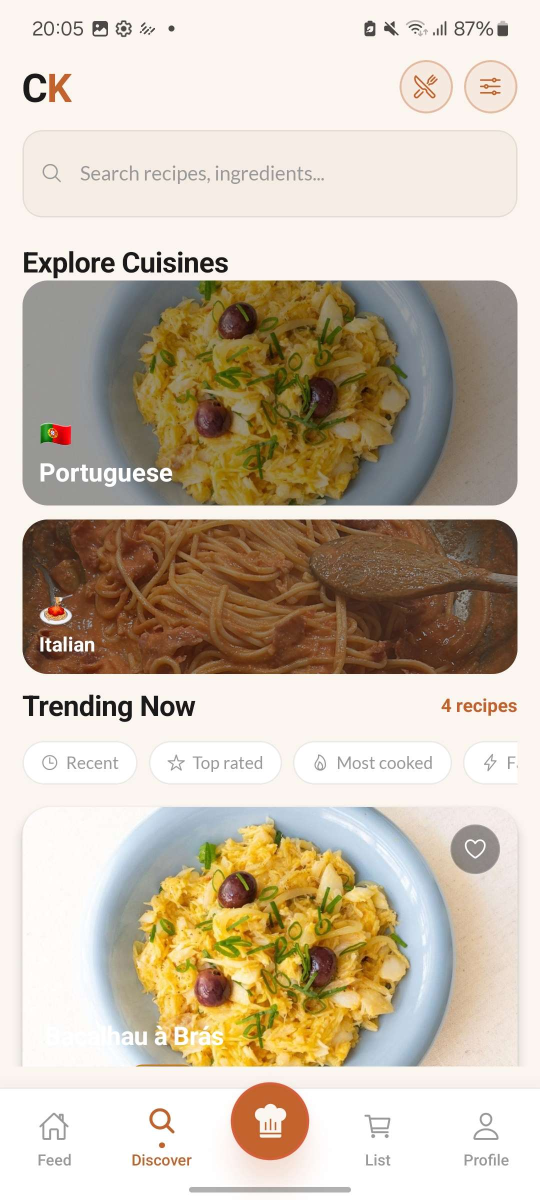
#> input picture exemplo/Screenshot_20260507_200535_CookIt.jpg, 1080 x 2400 px (shown at 1/2 size)
$ python generate_promo.py
#> lines starting #> are read from the running program, lines starting #| are printed output that depends on the picture; after the words box and inside, x2 and y2 are one past the last pixel; in counts of white or black regions, pixels touching at a corner belong together
"""
Generate 6 promotional Play Store screenshots (1080x1920, 9:16)
Each slide: gradient background + headline + phone mockup with real screenshot + CookIt logo
"""
import os
from PIL import Image, ImageDraw, ImageFont, ImageFilter

DIR = os.path.dirname(os.path.abspath(__file__))
OUT = os.path.join(DIR, "promo")
os.makedirs(OUT, exist_ok=True)

W, H = 1080, 1920

# ── Slide definitions ──
SLIDES = [
    {
        "headline": "Discover recipes\nfrom around\nthe world",
        "sub": "Explore cuisines from different\ncultures and find your next favourite meal",
        "screenshot": "Screenshot_20260507_200535_CookIt.jpg",
        "bg_colors": [(251,245,239), (237,224,208), (194,98,45)],
        "text_dark": True,
    },
    {
        "headline": "Step by step\ndetailed recipes",
        "sub": "Ingredients, timings, difficulty\nand ratings — everything you need",
        "screenshot": "Screenshot_20260507_200143_CookIt.jpg",
        "bg_colors": [(26,26,26), (61,32,16), (194,98,45)],
        "text_dark": False,
    },
    {
        "headline": "Cook with\nconfidence",
        "sub": "Follow preparation steps\nand rate every recipe you try",
        "screenshot": "Screenshot_20260507_200154_CookIt.jpg",
        "bg_colors": [(251,245,239), (237,224,208), (139,61,24)],
        "text_dark": True,
    },
    {
        "headline": "Build your\nchef profile",
        "sub": "Track your recipes, achievements\nand cooking calendar",
        "screenshot": "Screenshot_20260507_200207_CookIt.jpg",
        "bg_colors": [(237,224,208), (212,168,83), (194,98,45)],
        "text_dark": False,
    },
    {
        "headline": "Smart\nshopping list",
        "sub": "Add ingredients straight from\nrecipes and organise your shopping",
        "screenshot": "Screenshot_20260507_200251_CookIt.jpg",
        "bg_colors": [(251,245,239), (212,168,83), (139,61,24)],
        "text_dark": True,
    },
    {
        "headline": "Share your\ncreations",
        "sub": "Publish recipes, choose cuisine,\ndifficulty and ingredients in seconds",
        "screenshot": "Captura de ecrã 2026-05-07 200754.png",
        "bg_colors": [(26,26,26), (45,26,14), (212,168,83)],
        "text_dark": False,
    },
]

# ── Helpers ──

def lerp_color(c1, c2, t):
    return tuple(int(a + (b - a) * t) for a, b in zip(c1, c2))

def make_gradient(w, h, colors):
    """3-stop vertical gradient."""
#> called with w = 1080, h = 1920
    img = Image.new("RGB", (w, h))
#> img: PIL image 1080x1920 RGB; every value is 0
    draw = ImageDraw.Draw(img)
    mid = len(colors) // 2
    for y in range(h):
        t = y / h
        if t < 0.5:
            c = lerp_color(colors[0], colors[mid], t * 2)
        else:
            c = lerp_color(colors[mid], colors[-1], (t - 0.5) * 2)
        draw.line([(0, y), (w, y)], fill=c)
    return img

def draw_rounded_rect(draw, xy, radius, fill):
    x0, y0, x1, y1 = xy
    draw.rounded_rectangle(xy, radius=radius, fill=fill)

def make_phone_frame(screenshot_path, frame_w=460, frame_h=940):
    """Create a phone mockup with the screenshot inside."""
    bezel = 12
    corner = 44
    inner_w = frame_w - bezel * 2
    inner_h = frame_h - bezel * 2
    inner_corner = corner - 6

    # Frame (dark background)
    frame = Image.new("RGBA", (frame_w, frame_h), (0, 0, 0, 0))
    draw = ImageDraw.Draw(frame)

    # Phone body
    draw_rounded_rect(draw, (0, 0, frame_w, frame_h), corner, (30, 30, 30, 255))

    # Subtle edge highlight
    draw_rounded_rect(draw, (1, 1, frame_w - 1, frame_h - 1), corner, (40, 40, 40, 255))
    draw_rounded_rect(draw, (2, 2, frame_w - 2, frame_h - 2), corner, (30, 30, 30, 255))

    # Screen area (white bg as fallback)
    draw_rounded_rect(draw, (bezel, bezel, frame_w - bezel, frame_h - bezel), inner_corner, (251, 245, 239, 255))

    # Load and paste screenshot
    sc_path = os.path.join(DIR, screenshot_path)
    if os.path.exists(sc_path):
        sc = Image.open(sc_path).convert("RGBA")
        sc = sc.resize((inner_w, inner_h), Image.LANCZOS)

        # Create rounded mask for screen
        mask = Image.new("L", (inner_w, inner_h), 0)
        mask_draw = ImageDraw.Draw(mask)
        mask_draw.rounded_rectangle((0, 0, inner_w, inner_h), radius=inner_corner, fill=255)

        screen_layer = Image.new("RGBA", (frame_w, frame_h), (0, 0, 0, 0))
        screen_layer.paste(sc, (bezel, bezel), mask)
        frame = Image.alpha_composite(frame, screen_layer)

    # Notch
    draw2 = ImageDraw.Draw(frame)
    notch_w, notch_h = 140, 28
    notch_x = (frame_w - notch_w) // 2
    draw2.rounded_rectangle(
        (notch_x, 0, notch_x + notch_w, notch_h),
        radius=14, fill=(30, 30, 30, 255)
    )

    return frame

def add_shadow(img, offset=(0, 20), radius=40, opacity=80):
    """Add drop shadow behind phone frame."""
    shadow = Image.new("RGBA", img.size, (0, 0, 0, 0))
    shadow_layer = Image.new("RGBA", img.size, (0, 0, 0, opacity))

    # Use alpha channel of phone as shadow mask
    mask = img.split()[3]
    shadow.paste(shadow_layer, offset, mask)

    # Blur the shadow
    shadow_rgb = shadow.convert("RGB").filter(ImageFilter.GaussianBlur(radius))
    shadow_a = shadow.split()[3].filter(ImageFilter.GaussianBlur(radius))
    shadow = Image.merge("RGBA", (*shadow_rgb.split(), shadow_a))

    # Composite: shadow behind phone
    result = Image.new("RGBA", img.size, (0, 0, 0, 0))
    result = Image.alpha_composite(result, shadow)
    result = Image.alpha_composite(result, img)
    return result

def get_font(bold=False, size=72):
    """Try to load nice fonts, fallback to default."""
    font_names = []
    if bold:
        font_names = [
            "C:/Windows/Fonts/Georgia Bold.ttf",
            "C:/Windows/Fonts/georgiab.ttf",
            "C:/Windows/Fonts/timesbd.ttf",
            "C:/Windows/Fonts/arialbd.ttf",
        ]
    else:
        font_names = [
            "C:/Windows/Fonts/Georgia.ttf",
            "C:/Windows/Fonts/georgia.ttf",
            "C:/Windows/Fonts/times.ttf",
            "C:/Windows/Fonts/arial.ttf",
        ]
    for fn in font_names:
        if os.path.exists(fn):
            try:
                return ImageFont.truetype(fn, size)
            except:
                pass
    return ImageFont.load_default()

def draw_text_block(draw, text, xy, font, fill, line_spacing=1.15):
    x, y = xy
    lines = text.split("\n")
    for line in lines:
        bbox = draw.textbbox((0, 0), line, font=font)
        draw.text((x, y), line, font=font, fill=fill)
        line_h = bbox[3] - bbox[1]
        y += int(line_h * line_spacing)
    return y

def draw_accent_line(draw, x, y, color):
    draw.rounded_rectangle((x, y, x + 80, y + 8), radius=4, fill=color)

def draw_logo(draw, x, y, dark=True):
    font = get_font(bold=True, size=50)
    c_color = (26, 26, 26) if dark else (255, 255, 255)
    k_color = (194, 98, 45) if dark else (212, 168, 83)
    draw.text((x, y), "Cook", font=font, fill=c_color)
    bbox = draw.textbbox((x, y), "Cook", font=font)
    draw.text((bbox[2], y), "It", font=font, fill=k_color)

# ── Generate slides ──

for i, slide in enumerate(SLIDES):
    print(f"Generating slide {i+1}/6: {slide['headline'].split(chr(10))[0]}...")

    # Background gradient
    bg = make_gradient(W, H, slide["bg_colors"])
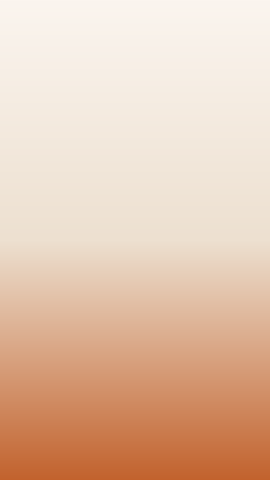
#> bg: PIL image 1080x1920 RGB (shown at 1/4 size); mean R, G, B 229.3, 197.3, 174.6
    bg = bg.convert("RGBA")
#> bg: PIL image 1080x1920 RGBA

    # Decorative circle (subtle)
    circle = Image.new("RGBA", (W, H), (0, 0, 0, 0))
#> circle: PIL image 1080x1920 RGBA; every value is 0
    cdraw = ImageDraw.Draw(circle)
    cdraw.ellipse((W - 350, -200, W + 250, 400), fill=(255, 255, 255, 12))
    cdraw.ellipse((-200, H - 350, 350, H + 100), fill=(255, 255, 255, 8))
    bg = Image.alpha_composite(bg, circle)

    draw = ImageDraw.Draw(bg)

    # Colors
    is_dark = slide["text_dark"]
    h_color = (26, 26, 26) if is_dark else (255, 255, 255)
    s_color = (85, 85, 85) if is_dark else (255, 255, 255, 180)
    s_color_rgb = (85, 85, 85) if is_dark else (220, 220, 220)
    accent_color = (194, 98, 45) if is_dark else (212, 168, 83)

    # ── Text section (top) ──
    text_x = 80
    text_y = 120

    # Accent line
    draw_accent_line(draw, text_x, text_y, accent_color)
    text_y += 50

    # Headline
    h_font = get_font(bold=True, size=78)
    text_y = draw_text_block(draw, slide["headline"], (text_x, text_y), h_font, h_color, 1.12)
#> text_y = 199
    text_y += 24
#> text_y = 223

    # Subtitle
    s_font = get_font(bold=False, size=34)
    text_y = draw_text_block(draw, slide["sub"], (text_x, text_y), s_font, s_color_rgb, 1.35)
#> text_y = 251

    # ── Phone mockup (center-bottom) ──
    phone_w, phone_h = 480, 980
    phone = make_phone_frame(slide["screenshot"], phone_w, phone_h)
#> in make_phone_frame, `frame = Image.alpha_composite(frame, screen_layer)`:
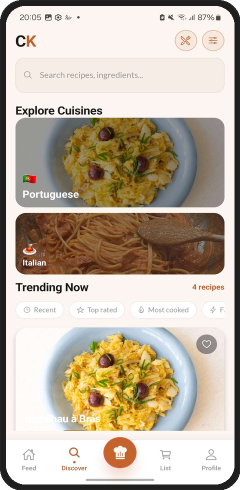
#> frame: PIL image 480x980 RGBA (shown at 1/2 size); mean R, G, B, A 189.4, 177, 160.4, 254.2; transparent parts drawn white

    # Add shadow
    phone_canvas = Image.new("RGBA", (phone_w + 80, phone_h + 80), (0, 0, 0, 0))
#> phone_canvas: PIL image 560x1060 RGBA; every value is 0
    phone_canvas.paste(phone, (40, 20), phone)
    phone_with_shadow = add_shadow(phone_canvas, offset=(0, 15), radius=30, opacity=70)
#> in add_shadow, `mask = img.split()[3]`:
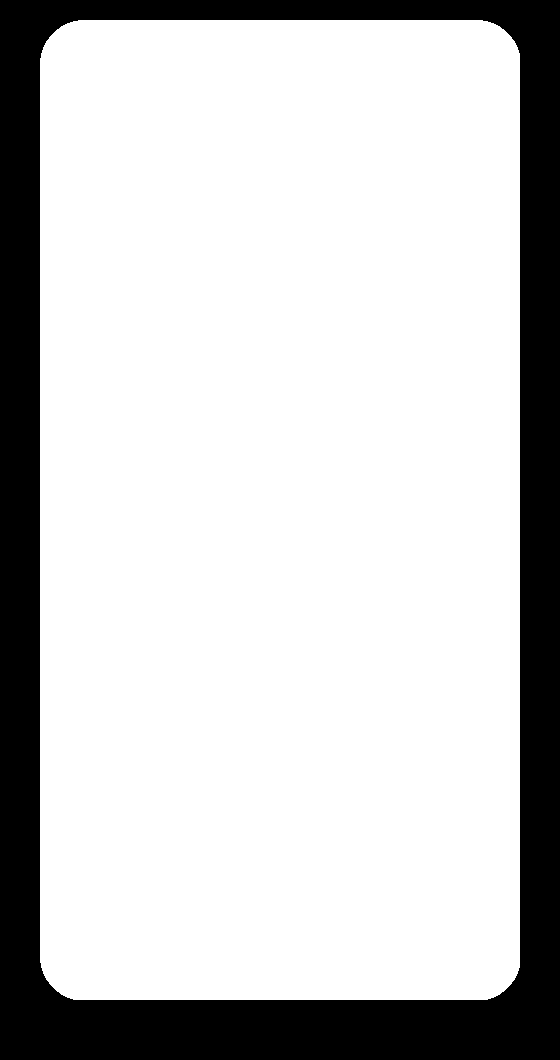
#> mask: PIL image 560x1060 L; 79% white; 1 black region, box (x1, y1, x2, y2) and area: (0, 0, 560, 1060) 124757
#> in add_shadow, `shadow_a = shadow.split()[3].filter(ImageFilter.GaussianBlur(radius))`:
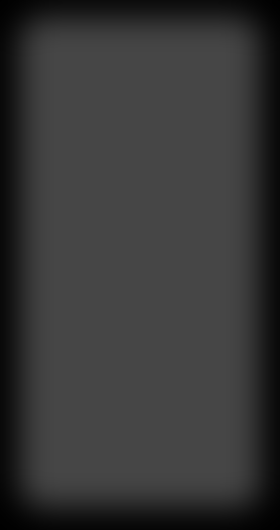
#> shadow_a: PIL image 560x1060 L (shown at 1/2 size); min 0, max 70, mean 55
#> in add_shadow, `shadow = Image.merge("RGBA", (*shadow_rgb.split(), shadow_a))`:
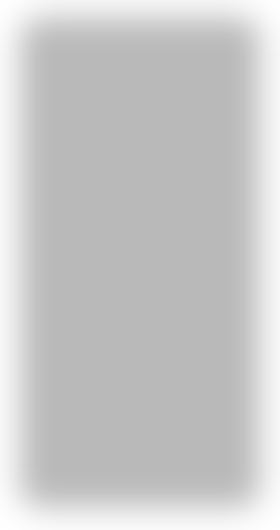
#> shadow: PIL image 560x1060 RGBA (shown at 1/2 size); mean R, G, B, A 0, 0, 0, 55; transparent parts drawn white
#> in add_shadow, `result = Image.alpha_composite(result, img)`:
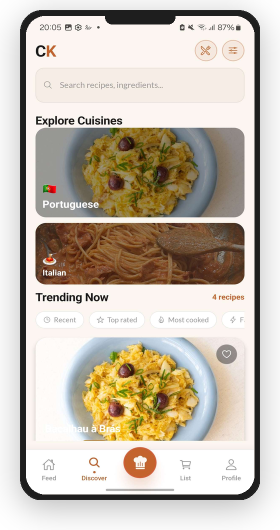
#> result: PIL image 560x1060 RGBA (shown at 1/2 size); mean R, G, B, A 149.2, 139.4, 126.3, 205.3; transparent parts drawn white

    # Position phone
    phone_x = (W - phone_with_shadow.width) // 2
    phone_y = text_y + 40
#> phone_y = 291
    # Make sure phone doesn't overflow — adjust if needed
    max_phone_y = H - phone_with_shadow.height - 100
    phone_y = min(phone_y, max_phone_y)

    bg.paste(phone_with_shadow, (phone_x, phone_y), phone_with_shadow)
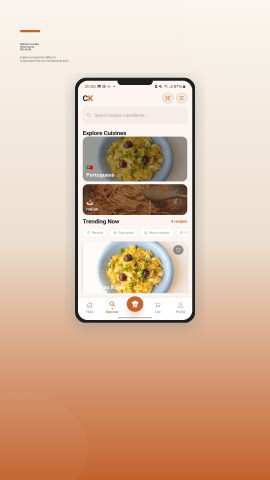
#> bg: PIL image 1080x1920 RGBA (shown at 1/4 size); mean R, G, B, A 217.3, 186.5, 163.7, 254; transparent parts drawn white

    # ── Logo at bottom ──
    draw = ImageDraw.Draw(bg)
    logo_y = H - 90
    draw_logo(draw, (W - 200) // 2, logo_y, dark=is_dark)

    # ── Save ──
    out_path = os.path.join(OUT, f"promo_{i+1}.png")
    bg = bg.convert("RGB")
#> bg: PIL image 1080x1920 RGB
    bg.save(out_path, "PNG", optimize=True)
    print(f"  -> Saved: {out_path}")
#> pass 2 of the loop `for i, slide in enumerate(SLIDES):`:
#> `bg = make_gradient(W, H, slide["bg_colors"])`:
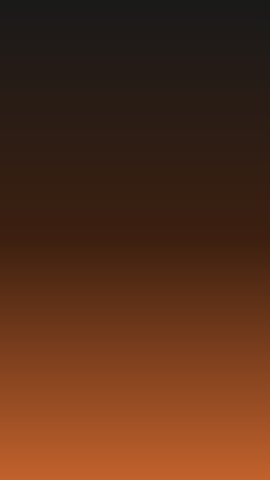
#> bg: PIL image 1080x1920 RGB (shown at 1/4 size); mean R, G, B 85, 46.5, 25.2
#> `text_y = draw_text_block(draw, slide["headline"], (text_x, text_y), h_..`: text_y = 192
#> `text_y += 24`: text_y = 216
#> `text_y = draw_text_block(draw, slide["sub"], (text_x, text_y), s_font,..`: text_y = 243
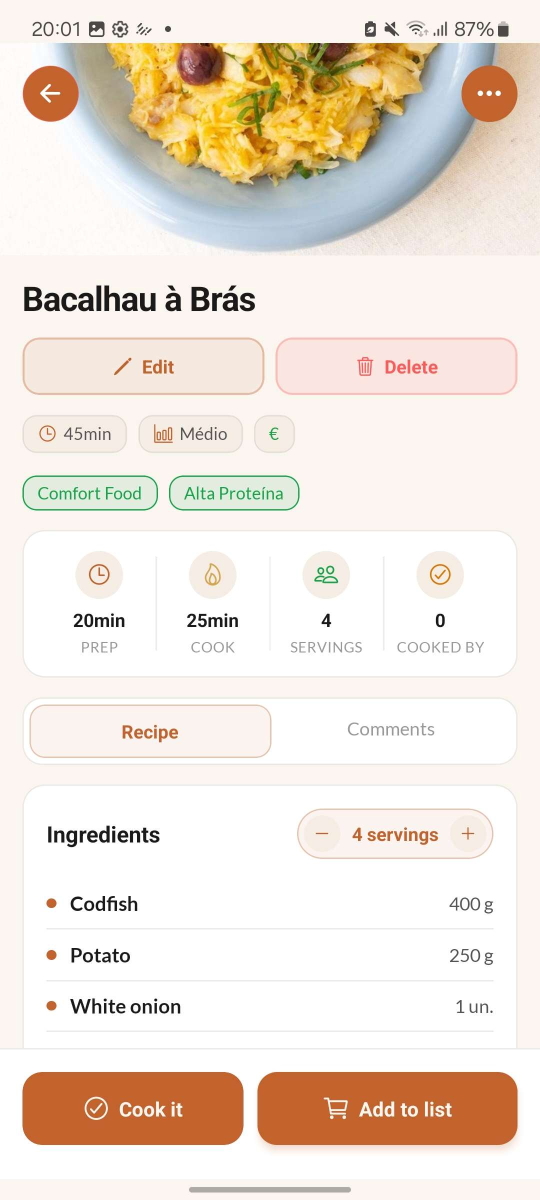
#> input picture exemplo/Screenshot_20260507_200143_CookIt.jpg, 1080 x 2400 px (shown at 1/2 size)
#> phone_y = 283
#> `bg.paste(phone_with_shadow, (phone_x, phone_y), phone_with_shadow)`:
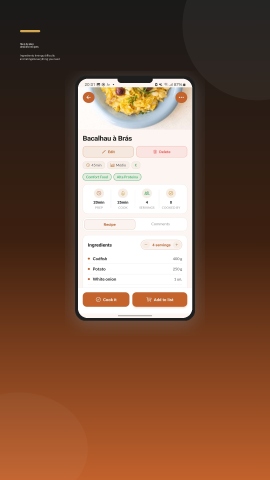
#> bg: PIL image 1080x1920 RGBA (shown at 1/4 size); mean R, G, B, A 122.4, 87.8, 67.7, 254; transparent parts drawn white
#> pass 3 of the loop `for i, slide in enumerate(SLIDES):`:
#> `bg = make_gradient(W, H, slide["bg_colors"])`:
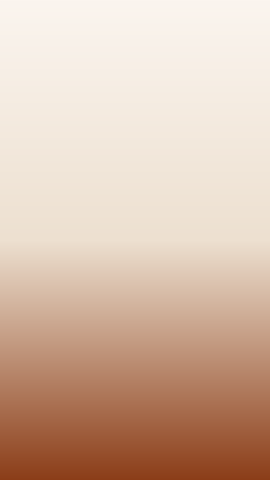
#> bg: PIL image 1080x1920 RGB (shown at 1/4 size); mean R, G, B 215.5, 188, 169.3
#> `text_y = draw_text_block(draw, slide["headline"], (text_x, text_y), h_..`: text_y = 188
#> `text_y += 24`: text_y = 212
#> `text_y = draw_text_block(draw, slide["sub"], (text_x, text_y), s_font,..`: text_y = 238
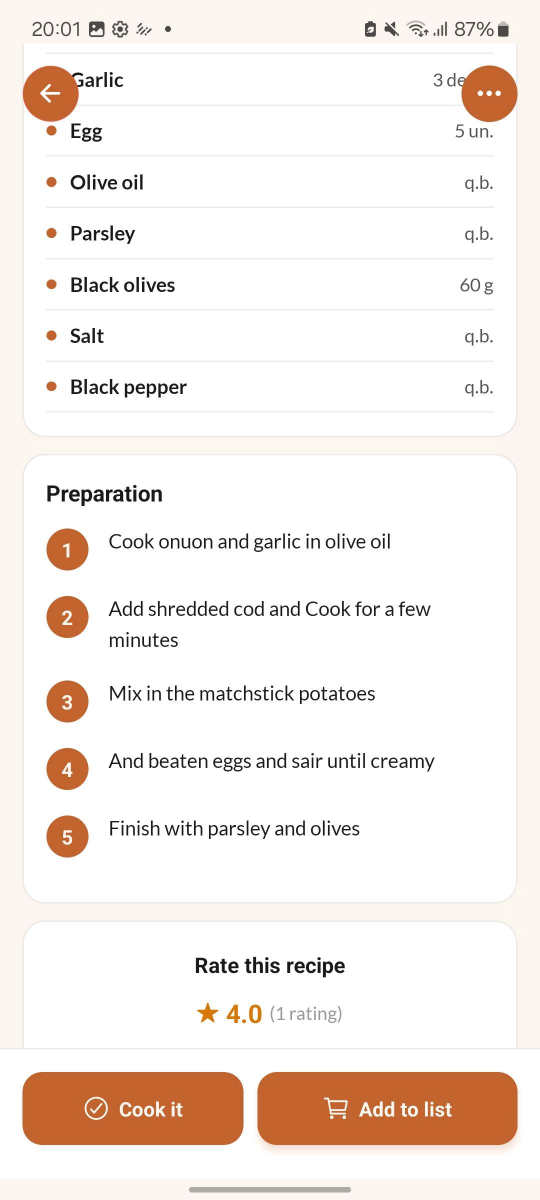
#> input picture exemplo/Screenshot_20260507_200154_CookIt.jpg, 1080 x 2400 px (shown at 1/2 size)
#> in add_shadow (call 3), `result = Image.alpha_composite(result, img)`:
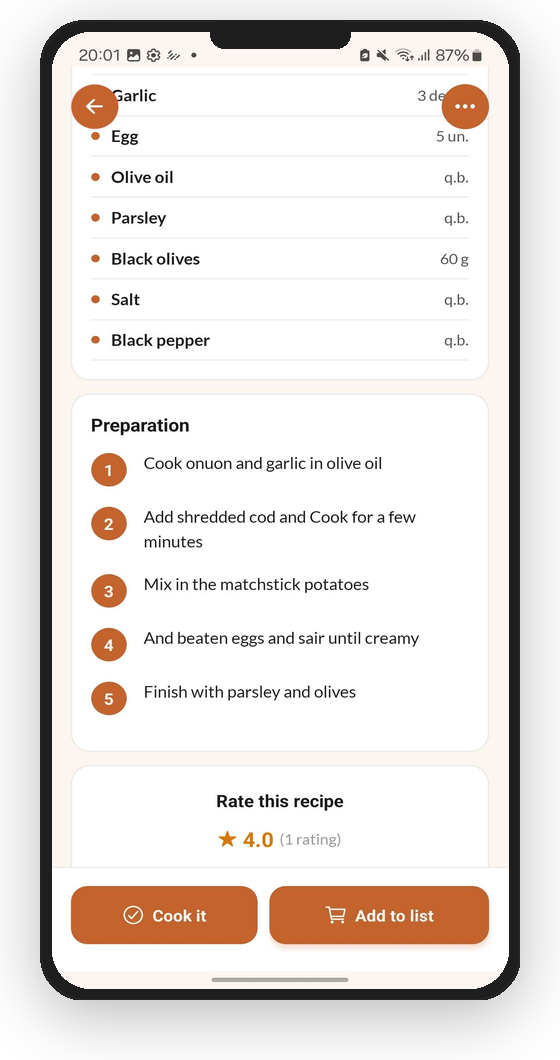
#> result: PIL image 560x1060 RGBA; mean R, G, B, A 181.1, 175.4, 172.1, 205.3; transparent parts drawn white
#> phone_y = 278
#> the loop made 6 passes; the first 3 are shown

print(f"\nDone! 6 screenshots saved to: {OUT}")
